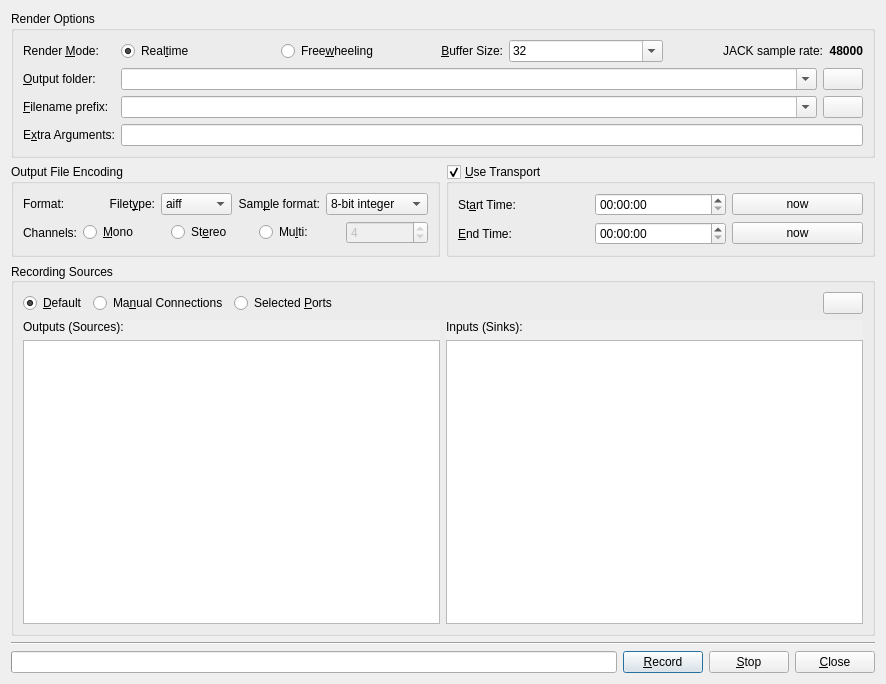
<?xml version="1.0" encoding="UTF-8"?>
<ui version="4.0">
 <class>MainWindow</class>
 <widget class="QDialog" name="MainWindow">
  <property name="geometry">
   <rect>
    <x>0</x>
    <y>0</y>
    <width>886</width>
    <height>684</height>
   </rect>
  </property>
  <property name="windowTitle">
   <string>JACK Capture</string>
  </property>
  <layout class="QGridLayout" name="gridLayout_3">
   <item row="4" column="0" colspan="2">
    <widget class="Line" name="line">
     <property name="orientation">
      <enum>Qt::Horizontal</enum>
     </property>
    </widget>
   </item>
   <item row="1" column="0">
    <widget class="QGroupBox" name="group_encoding">
     <property name="title">
      <string>Output File Encoding</string>
     </property>
     <layout class="QGridLayout" name="grid_encoding">
      <item row="0" column="0">
       <widget class="QLabel" name="lbl_format">
        <property name="text">
         <string>Format:</string>
        </property>
        <property name="alignment">
         <set>Qt::AlignLeading|Qt::AlignLeft|Qt::AlignVCenter</set>
        </property>
       </widget>
      </item>
      <item row="2" column="0">
       <widget class="QLabel" name="lbl_channels">
        <property name="text">
         <string>Channels:</string>
        </property>
        <property name="alignment">
         <set>Qt::AlignLeading|Qt::AlignLeft|Qt::AlignVCenter</set>
        </property>
        <property name="buddy">
         <cstring>rb_mono</cstring>
        </property>
       </widget>
      </item>
      <item row="0" column="1" colspan="6">
       <layout class="QHBoxLayout" name="hbox_format">
        <property name="rightMargin">
         <number>0</number>
        </property>
        <item>
         <widget class="QLabel" name="lbl_filetype">
          <property name="text">
           <string>Filet&amp;ype:</string>
          </property>
          <property name="alignment">
           <set>Qt::AlignRight|Qt::AlignTrailing|Qt::AlignVCenter</set>
          </property>
          <property name="buddy">
           <cstring>cb_format</cstring>
          </property>
         </widget>
        </item>
        <item>
         <widget class="QComboBox" name="cb_format">
          <item>
           <property name="text">
            <string>aiff</string>
           </property>
          </item>
          <item>
           <property name="text">
            <string>flac</string>
           </property>
          </item>
          <item>
           <property name="text">
            <string>mp3</string>
           </property>
          </item>
          <item>
           <property name="text">
            <string>ogg</string>
           </property>
          </item>
          <item>
           <property name="text">
            <string>opus</string>
           </property>
          </item>
          <item>
           <property name="text">
            <string>wav</string>
           </property>
          </item>
         </widget>
        </item>
        <item>
         <widget class="QLabel" name="lbl_samplefmt">
          <property name="text">
           <string>Sam&amp;ple format:</string>
          </property>
          <property name="alignment">
           <set>Qt::AlignRight|Qt::AlignTrailing|Qt::AlignVCenter</set>
          </property>
          <property name="buddy">
           <cstring>cb_samplefmt</cstring>
          </property>
         </widget>
        </item>
        <item>
         <widget class="QComboBox" name="cb_samplefmt">
          <item>
           <property name="text">
            <string>8-bit integer</string>
           </property>
          </item>
          <item>
           <property name="text">
            <string>16-bit integer</string>
           </property>
          </item>
          <item>
           <property name="text">
            <string>24-bit integer</string>
           </property>
          </item>
          <item>
           <property name="text">
            <string>32-bit integer</string>
           </property>
          </item>
          <item>
           <property name="text">
            <string>32-bit float</string>
           </property>
          </item>
         </widget>
        </item>
       </layout>
      </item>
      <item row="2" column="1" colspan="6">
       <layout class="QHBoxLayout" name="hbox_channels">
        <property name="rightMargin">
         <number>0</number>
        </property>
        <item>
         <widget class="QRadioButton" name="rb_mono">
          <property name="text">
           <string>&amp;Mono</string>
          </property>
         </widget>
        </item>
        <item>
         <widget class="QRadioButton" name="rb_stereo">
          <property name="text">
           <string>St&amp;ereo</string>
          </property>
         </widget>
        </item>
        <item>
         <widget class="QRadioButton" name="rb_multi">
          <property name="text">
           <string>Mu&amp;lti:</string>
          </property>
         </widget>
        </item>
        <item>
         <widget class="QSpinBox" name="sb_channels">
          <property name="enabled">
           <bool>false</bool>
          </property>
          <property name="minimum">
           <number>3</number>
          </property>
          <property name="value">
           <number>4</number>
          </property>
         </widget>
        </item>
       </layout>
      </item>
     </layout>
    </widget>
   </item>
   <item row="5" column="0" colspan="2">
    <layout class="QHBoxLayout" name="hbox_buttons">
     <item>
      <widget class="QProgressBar" name="progressBar">
       <property name="maximum">
        <number>1</number>
       </property>
       <property name="value">
        <number>0</number>
       </property>
       <property name="format">
        <string/>
       </property>
      </widget>
     </item>
     <item>
      <widget class="QPushButton" name="b_render">
       <property name="text">
        <string>&amp;Record</string>
       </property>
       <property name="icon">
        <iconset resource="../resources.qrc">
         <normaloff>:/icons/16x16/media-record.png</normaloff>:/icons/16x16/media-record.png</iconset>
       </property>
      </widget>
     </item>
     <item>
      <widget class="QPushButton" name="b_stop">
       <property name="text">
        <string>&amp;Stop</string>
       </property>
       <property name="icon">
        <iconset resource="../resources.qrc">
         <normaloff>:/icons/16x16/media-playback-stop.png</normaloff>:/icons/16x16/media-playback-stop.png</iconset>
       </property>
      </widget>
     </item>
     <item>
      <widget class="QPushButton" name="b_close">
       <property name="text">
        <string>&amp;Close</string>
       </property>
       <property name="icon">
        <iconset resource="../resources.qrc">
         <normaloff>:/icons/16x16/window-close.png</normaloff>:/icons/16x16/window-close.png</iconset>
       </property>
      </widget>
     </item>
    </layout>
   </item>
   <item row="1" column="1">
    <widget class="QGroupBox" name="group_time">
     <property name="title">
      <string>&amp;Use Transport</string>
     </property>
     <property name="checkable">
      <bool>true</bool>
     </property>
     <layout class="QGridLayout" name="grid_time">
      <item row="0" column="0">
       <widget class="QLabel" name="lbl_start_time">
        <property name="text">
         <string>St&amp;art Time:</string>
        </property>
        <property name="alignment">
         <set>Qt::AlignLeading|Qt::AlignLeft|Qt::AlignVCenter</set>
        </property>
        <property name="buddy">
         <cstring>te_start</cstring>
        </property>
       </widget>
      </item>
      <item row="0" column="1">
       <widget class="QTimeEdit" name="te_start">
        <property name="displayFormat">
         <string>hh:mm:ss</string>
        </property>
       </widget>
      </item>
      <item row="1" column="0">
       <widget class="QLabel" name="lbl_end_time">
        <property name="text">
         <string>&amp;End Time:</string>
        </property>
        <property name="alignment">
         <set>Qt::AlignLeading|Qt::AlignLeft|Qt::AlignVCenter</set>
        </property>
        <property name="buddy">
         <cstring>te_end</cstring>
        </property>
       </widget>
      </item>
      <item row="1" column="1">
       <widget class="QTimeEdit" name="te_end">
        <property name="displayFormat">
         <string>hh:mm:ss</string>
        </property>
       </widget>
      </item>
      <item row="0" column="2">
       <widget class="QPushButton" name="b_now_start">
        <property name="text">
         <string>now</string>
        </property>
       </widget>
      </item>
      <item row="1" column="2">
       <widget class="QPushButton" name="b_now_end">
        <property name="text">
         <string>now</string>
        </property>
       </widget>
      </item>
     </layout>
    </widget>
   </item>
   <item row="2" column="0" colspan="2">
    <widget class="QGroupBox" name="group_connections">
     <property name="sizePolicy">
      <sizepolicy hsizetype="Expanding" vsizetype="Preferred">
       <horstretch>1</horstretch>
       <verstretch>0</verstretch>
      </sizepolicy>
     </property>
     <property name="maximumSize">
      <size>
       <width>16777215</width>
       <height>16777215</height>
      </size>
     </property>
     <property name="title">
      <string>Recording Sources</string>
     </property>
     <property name="alignment">
      <set>Qt::AlignLeading|Qt::AlignLeft|Qt::AlignVCenter</set>
     </property>
     <property name="checkable">
      <bool>false</bool>
     </property>
     <property name="checked">
      <bool>false</bool>
     </property>
     <layout class="QVBoxLayout" name="verticalLayout_3">
      <property name="sizeConstraint">
       <enum>QLayout::SetMaximumSize</enum>
      </property>
      <item>
       <layout class="QHBoxLayout" name="hbox_source">
        <property name="topMargin">
         <number>0</number>
        </property>
        <property name="rightMargin">
         <number>0</number>
        </property>
        <item>
         <widget class="QRadioButton" name="rb_source_default">
          <property name="text">
           <string>&amp;Default</string>
          </property>
          <property name="checked">
           <bool>true</bool>
          </property>
         </widget>
        </item>
        <item>
         <widget class="QRadioButton" name="rb_source_manual">
          <property name="text">
           <string>Ma&amp;nual Connections</string>
          </property>
         </widget>
        </item>
        <item>
         <widget class="QRadioButton" name="rb_source_selected">
          <property name="text">
           <string>Selected &amp;Ports</string>
          </property>
         </widget>
        </item>
        <item>
         <spacer name="spacer_sources">
          <property name="orientation">
           <enum>Qt::Horizontal</enum>
          </property>
          <property name="sizeHint" stdset="0">
           <size>
            <width>40</width>
            <height>20</height>
           </size>
          </property>
         </spacer>
        </item>
        <item>
         <widget class="QPushButton" name="b_sources_help">
          <property name="toolTip">
           <string>Click to open or close the help on this section</string>
          </property>
          <property name="text">
           <string/>
          </property>
          <property name="icon">
           <iconset resource="../resources.qrc">
            <normaloff>:/icons/16x16/dialog-information.png</normaloff>:/icons/16x16/dialog-information.png</iconset>
          </property>
         </widget>
        </item>
       </layout>
      </item>
      <item>
       <widget class="QFrame" name="frame_ports">
        <property name="minimumSize">
         <size>
          <width>0</width>
          <height>0</height>
         </size>
        </property>
        <property name="frameShape">
         <enum>QFrame::NoFrame</enum>
        </property>
        <property name="frameShadow">
         <enum>QFrame::Plain</enum>
        </property>
        <property name="lineWidth">
         <number>0</number>
        </property>
        <layout class="QHBoxLayout" name="horizontalLayout">
         <property name="spacing">
          <number>6</number>
         </property>
         <property name="leftMargin">
          <number>0</number>
         </property>
         <property name="topMargin">
          <number>0</number>
         </property>
         <property name="rightMargin">
          <number>0</number>
         </property>
         <property name="bottomMargin">
          <number>0</number>
         </property>
         <item>
          <widget class="QScrollArea" name="scroll_outputs">
           <property name="sizePolicy">
            <sizepolicy hsizetype="Expanding" vsizetype="Expanding">
             <horstretch>1</horstretch>
             <verstretch>0</verstretch>
            </sizepolicy>
           </property>
           <property name="frameShape">
            <enum>QFrame::NoFrame</enum>
           </property>
           <property name="frameShadow">
            <enum>QFrame::Plain</enum>
           </property>
           <property name="widgetResizable">
            <bool>true</bool>
           </property>
           <property name="alignment">
            <set>Qt::AlignCenter</set>
           </property>
           <widget class="QWidget" name="scrollarea_outputs">
            <property name="geometry">
             <rect>
              <x>0</x>
              <y>0</y>
              <width>419</width>
              <height>253</height>
             </rect>
            </property>
            <property name="sizePolicy">
             <sizepolicy hsizetype="Expanding" vsizetype="Expanding">
              <horstretch>0</horstretch>
              <verstretch>0</verstretch>
             </sizepolicy>
            </property>
            <property name="maximumSize">
             <size>
              <width>16777215</width>
              <height>16777215</height>
             </size>
            </property>
            <layout class="QVBoxLayout" name="verticalLayout_2">
             <property name="leftMargin">
              <number>0</number>
             </property>
             <property name="topMargin">
              <number>0</number>
             </property>
             <property name="rightMargin">
              <number>0</number>
             </property>
             <property name="bottomMargin">
              <number>0</number>
             </property>
             <item>
              <widget class="QLabel" name="lbl_outputs">
               <property name="text">
                <string>Outputs (Sources):</string>
               </property>
               <property name="margin">
                <number>4</number>
               </property>
              </widget>
             </item>
             <item>
              <widget class="QTreeView" name="tree_outputs">
               <property name="maximumSize">
                <size>
                 <width>16777215</width>
                 <height>16777215</height>
                </size>
               </property>
               <property name="editTriggers">
                <set>QAbstractItemView::NoEditTriggers</set>
               </property>
               <property name="showDropIndicator" stdset="0">
                <bool>false</bool>
               </property>
               <property name="selectionMode">
                <enum>QAbstractItemView::NoSelection</enum>
               </property>
               <property name="selectionBehavior">
                <enum>QAbstractItemView::SelectRows</enum>
               </property>
               <property name="textElideMode">
                <enum>Qt::ElideLeft</enum>
               </property>
               <attribute name="headerVisible">
                <bool>false</bool>
               </attribute>
              </widget>
             </item>
            </layout>
           </widget>
          </widget>
         </item>
         <item>
          <widget class="QScrollArea" name="scroll_inputs">
           <property name="sizePolicy">
            <sizepolicy hsizetype="Expanding" vsizetype="Expanding">
             <horstretch>1</horstretch>
             <verstretch>0</verstretch>
            </sizepolicy>
           </property>
           <property name="frameShape">
            <enum>QFrame::NoFrame</enum>
           </property>
           <property name="frameShadow">
            <enum>QFrame::Plain</enum>
           </property>
           <property name="widgetResizable">
            <bool>true</bool>
           </property>
           <property name="alignment">
            <set>Qt::AlignCenter</set>
           </property>
           <widget class="QWidget" name="scrollarea_inputs">
            <property name="geometry">
             <rect>
              <x>0</x>
              <y>0</y>
              <width>419</width>
              <height>253</height>
             </rect>
            </property>
            <property name="sizePolicy">
             <sizepolicy hsizetype="Expanding" vsizetype="Expanding">
              <horstretch>0</horstretch>
              <verstretch>0</verstretch>
             </sizepolicy>
            </property>
            <property name="maximumSize">
             <size>
              <width>16777215</width>
              <height>16777215</height>
             </size>
            </property>
            <layout class="QVBoxLayout" name="verticalLayout">
             <property name="leftMargin">
              <number>0</number>
             </property>
             <property name="topMargin">
              <number>0</number>
             </property>
             <property name="rightMargin">
              <number>0</number>
             </property>
             <property name="bottomMargin">
              <number>0</number>
             </property>
             <item>
              <widget class="QLabel" name="lbl_inputs">
               <property name="text">
                <string>Inputs (Sinks):</string>
               </property>
               <property name="margin">
                <number>4</number>
               </property>
              </widget>
             </item>
             <item>
              <widget class="QTreeView" name="tree_inputs">
               <property name="maximumSize">
                <size>
                 <width>16777215</width>
                 <height>16777215</height>
                </size>
               </property>
               <property name="editTriggers">
                <set>QAbstractItemView::NoEditTriggers</set>
               </property>
               <property name="showDropIndicator" stdset="0">
                <bool>false</bool>
               </property>
               <property name="selectionMode">
                <enum>QAbstractItemView::NoSelection</enum>
               </property>
               <property name="selectionBehavior">
                <enum>QAbstractItemView::SelectRows</enum>
               </property>
               <property name="textElideMode">
                <enum>Qt::ElideLeft</enum>
               </property>
               <attribute name="headerVisible">
                <bool>false</bool>
               </attribute>
              </widget>
             </item>
            </layout>
           </widget>
          </widget>
         </item>
        </layout>
        <zorder>scroll_inputs</zorder>
        <zorder>scroll_outputs</zorder>
       </widget>
      </item>
     </layout>
    </widget>
   </item>
   <item row="0" column="0" colspan="2">
    <widget class="QGroupBox" name="group_render">
     <property name="title">
      <string>Render Options</string>
     </property>
     <layout class="QGridLayout" name="grid_render">
      <item row="4" column="0">
       <widget class="QLabel" name="lbl_extra_args">
        <property name="text">
         <string>E&amp;xtra Arguments:</string>
        </property>
        <property name="alignment">
         <set>Qt::AlignLeading|Qt::AlignLeft|Qt::AlignVCenter</set>
        </property>
        <property name="buddy">
         <cstring>le_extra_args</cstring>
        </property>
       </widget>
      </item>
      <item row="2" column="1">
       <layout class="QHBoxLayout" name="hbox_folder" stretch="0,0">
        <item>
         <widget class="QComboBox" name="cb_folder">
          <property name="sizePolicy">
           <sizepolicy hsizetype="Expanding" vsizetype="Fixed">
            <horstretch>0</horstretch>
            <verstretch>0</verstretch>
           </sizepolicy>
          </property>
          <property name="editable">
           <bool>true</bool>
          </property>
          <property name="insertPolicy">
           <enum>QComboBox::InsertAtTop</enum>
          </property>
         </widget>
        </item>
        <item>
         <widget class="QPushButton" name="b_folder">
          <property name="minimumSize">
           <size>
            <width>0</width>
            <height>0</height>
           </size>
          </property>
          <property name="toolTip">
           <string>Click to select output folder</string>
          </property>
          <property name="text">
           <string/>
          </property>
          <property name="icon">
           <iconset resource="../resources.qrc">
            <normaloff>:/icons/16x16/document-open.png</normaloff>:/icons/16x16/document-open.png</iconset>
          </property>
         </widget>
        </item>
       </layout>
      </item>
      <item row="2" column="0">
       <widget class="QLabel" name="lbl_output">
        <property name="text">
         <string>&amp;Output folder:</string>
        </property>
        <property name="alignment">
         <set>Qt::AlignLeading|Qt::AlignLeft|Qt::AlignVCenter</set>
        </property>
        <property name="buddy">
         <cstring>cb_folder</cstring>
        </property>
       </widget>
      </item>
      <item row="3" column="0">
       <widget class="QLabel" name="lbl_filename">
        <property name="text">
         <string>&amp;Filename prefix:</string>
        </property>
        <property name="alignment">
         <set>Qt::AlignLeading|Qt::AlignLeft|Qt::AlignVCenter</set>
        </property>
        <property name="buddy">
         <cstring>cb_prefix</cstring>
        </property>
       </widget>
      </item>
      <item row="0" column="0">
       <widget class="QLabel" name="lbl_render_mode">
        <property name="text">
         <string>Render &amp;Mode:</string>
        </property>
        <property name="alignment">
         <set>Qt::AlignLeading|Qt::AlignLeft|Qt::AlignVCenter</set>
        </property>
        <property name="buddy">
         <cstring>rb_realtime</cstring>
        </property>
       </widget>
      </item>
      <item row="0" column="1">
       <layout class="QHBoxLayout" name="hbox_rendermode">
        <property name="rightMargin">
         <number>0</number>
        </property>
        <item>
         <widget class="QRadioButton" name="rb_realtime">
          <property name="sizePolicy">
           <sizepolicy hsizetype="Minimum" vsizetype="Fixed">
            <horstretch>1</horstretch>
            <verstretch>0</verstretch>
           </sizepolicy>
          </property>
          <property name="text">
           <string>Real&amp;time</string>
          </property>
          <property name="checked">
           <bool>true</bool>
          </property>
         </widget>
        </item>
        <item>
         <widget class="QRadioButton" name="rb_freewheel">
          <property name="sizePolicy">
           <sizepolicy hsizetype="Minimum" vsizetype="Fixed">
            <horstretch>1</horstretch>
            <verstretch>0</verstretch>
           </sizepolicy>
          </property>
          <property name="text">
           <string>Free&amp;wheeling</string>
          </property>
         </widget>
        </item>
        <item>
         <widget class="QLabel" name="lbl_bufsize">
          <property name="text">
           <string>&amp;Buffer Size:</string>
          </property>
          <property name="alignment">
           <set>Qt::AlignRight|Qt::AlignTrailing|Qt::AlignVCenter</set>
          </property>
          <property name="buddy">
           <cstring>cb_buffer_size</cstring>
          </property>
         </widget>
        </item>
        <item>
         <widget class="QComboBox" name="cb_buffer_size">
          <property name="sizePolicy">
           <sizepolicy hsizetype="Expanding" vsizetype="Fixed">
            <horstretch>1</horstretch>
            <verstretch>0</verstretch>
           </sizepolicy>
          </property>
          <property name="editable">
           <bool>true</bool>
          </property>
          <property name="frame">
           <bool>true</bool>
          </property>
          <item>
           <property name="text">
            <string>32</string>
           </property>
          </item>
          <item>
           <property name="text">
            <string>64</string>
           </property>
          </item>
          <item>
           <property name="text">
            <string>128</string>
           </property>
          </item>
          <item>
           <property name="text">
            <string>256</string>
           </property>
          </item>
          <item>
           <property name="text">
            <string>512</string>
           </property>
          </item>
          <item>
           <property name="text">
            <string>1024</string>
           </property>
          </item>
          <item>
           <property name="text">
            <string>2048</string>
           </property>
          </item>
          <item>
           <property name="text">
            <string>4096</string>
           </property>
          </item>
          <item>
           <property name="text">
            <string>8192</string>
           </property>
          </item>
         </widget>
        </item>
        <item>
         <widget class="QLabel" name="lbl_samplerate">
          <property name="sizePolicy">
           <sizepolicy hsizetype="Preferred" vsizetype="Preferred">
            <horstretch>1</horstretch>
            <verstretch>0</verstretch>
           </sizepolicy>
          </property>
          <property name="text">
           <string>JACK sample rate:</string>
          </property>
          <property name="alignment">
           <set>Qt::AlignRight|Qt::AlignTrailing|Qt::AlignVCenter</set>
          </property>
         </widget>
        </item>
        <item>
         <widget class="QLabel" name="lbl_srdisplay">
          <property name="sizePolicy">
           <sizepolicy hsizetype="Minimum" vsizetype="Preferred">
            <horstretch>0</horstretch>
            <verstretch>0</verstretch>
           </sizepolicy>
          </property>
          <property name="font">
           <font>
            <weight>75</weight>
            <italic>false</italic>
            <bold>true</bold>
           </font>
          </property>
          <property name="text">
           <string>48000</string>
          </property>
          <property name="alignment">
           <set>Qt::AlignRight|Qt::AlignTrailing|Qt::AlignVCenter</set>
          </property>
         </widget>
        </item>
       </layout>
      </item>
      <item row="3" column="1">
       <layout class="QHBoxLayout" name="hbox_prefix">
        <item>
         <widget class="QComboBox" name="cb_prefix">
          <property name="sizePolicy">
           <sizepolicy hsizetype="Expanding" vsizetype="Fixed">
            <horstretch>0</horstretch>
            <verstretch>0</verstretch>
           </sizepolicy>
          </property>
          <property name="editable">
           <bool>true</bool>
          </property>
          <property name="insertPolicy">
           <enum>QComboBox::InsertAtTop</enum>
          </property>
         </widget>
        </item>
        <item>
         <widget class="QPushButton" name="b_prefix_help">
          <property name="minimumSize">
           <size>
            <width>0</width>
            <height>0</height>
           </size>
          </property>
          <property name="toolTip">
           <string>Click to open or close the help on these options</string>
          </property>
          <property name="text">
           <string/>
          </property>
          <property name="icon">
           <iconset resource="../resources.qrc">
            <normaloff>:/icons/16x16/dialog-information.png</normaloff>:/icons/16x16/dialog-information.png</iconset>
          </property>
         </widget>
        </item>
       </layout>
      </item>
      <item row="4" column="1">
       <widget class="QLineEdit" name="le_extra_args">
        <property name="toolTip">
         <string>&lt;html&gt;&lt;head/&gt;&lt;body&gt;&lt;p&gt;Extra command line arguments for &lt;span style=&quot; font-family:'monospace';&quot;&gt;jack_capture&lt;/span&gt; command&lt;/p&gt;&lt;p&gt;Separate arguments by spaces, use shell quoting rules.&lt;/p&gt;&lt;/body&gt;&lt;/html&gt;</string>
        </property>
        <property name="text">
         <string/>
        </property>
       </widget>
      </item>
     </layout>
    </widget>
   </item>
  </layout>
 </widget>
 <resources>
  <include location="../resources.qrc"/>
 </resources>
 <connections>
  <connection>
   <sender>b_close</sender>
   <signal>clicked()</signal>
   <receiver>MainWindow</receiver>
   <slot>close()</slot>
   <hints>
    <hint type="sourcelabel">
     <x>875</x>
     <y>673</y>
    </hint>
    <hint type="destinationlabel">
     <x>258</x>
     <y>183</y>
    </hint>
   </hints>
  </connection>
  <connection>
   <sender>rb_multi</sender>
   <signal>toggled(bool)</signal>
   <receiver>sb_channels</receiver>
   <slot>setEnabled(bool)</slot>
   <hints>
    <hint type="sourcelabel">
     <x>405</x>
     <y>304</y>
    </hint>
    <hint type="destinationlabel">
     <x>504</x>
     <y>308</y>
    </hint>
   </hints>
  </connection>
 </connections>
</ui>
